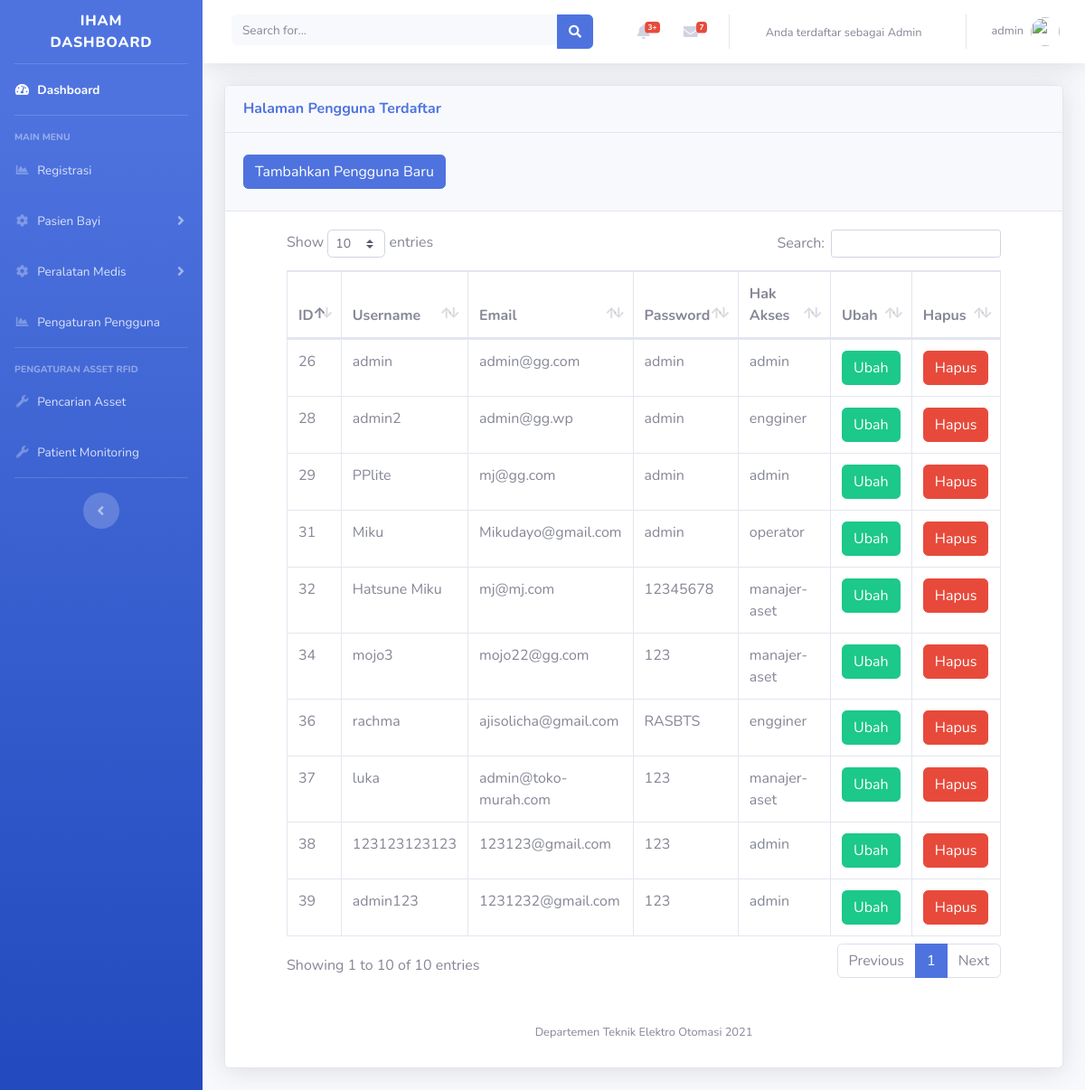
The app's page /admin/pengaturan-pengguna.php (signed in) with its own data.
### tables this page shows
CREATE TABLE `register` (
  `id` int(11) NOT NULL,
  `username` varchar(50) NOT NULL,
  `email` varchar(50) NOT NULL,
  `password` varchar(50) NOT NULL,
  `usertype` varchar(20) NOT NULL
);

### admin/halaman/register.php (the view, shortened to what this page needs)
<div class="container-fluid">
<div class="card shadow mb-4">
  <div class="card-header py-3">
    <h6 class="m-0 font-weight-bold text-primary">Halaman Pengguna Terdaftar
    </h6>
  </div>
  <div class="card-header py-4">
  <button type="button" class="btn btn-primary" data-toggle="modal" data-target="#addadminprofile">
              Tambahkan Pengguna Baru
            </button>
  </div>
<div class="container-fluid">
<div class="container-fluid">
<div class="card-body">
<div class="table-responsive">
    <?php
    $query = "SELECT * FROM register";
    $query_run = mysqli_query($connection, $query);
    ?>
      <table class="table table-bordered" id="tabelpengguna" width="100%" cellspacing="0">
        <thead>
          <tr>
            <th>ID </th>
            <th>Username</th>
            <th>Email</th>
            <th>Password</th>
            <th>Hak Akses</th>
            <th>Ubah</th>
            <th>Hapus</th>
          </tr>
        </thead>
        <tbody>
        <?php
        if(mysqli_num_rows($query_run) >0 )
        {
          while($row = mysqli_fetch_assoc($query_run))
          {
            ?>
          <tr>
          <td><?php echo $row['id']; ?></td>
            <td><?php echo $row['username']; ?></td>
            <td><?php echo $row['email']; ?></td>
            <td><?php echo $row['password']; ?></td>
            <td><?php echo $row['usertype']; ?></td>
            <td>
                      <button type="button" class="btn btn-success editbtn">Ubah</button>
            </td>
            <td>
                <button type="submit" name="delete_btn" class="btn btn-danger deletebtn">Hapus</button>
            </td>
            </div>
            <div class="container-fluid">
          <?php
          }
        }
        else {
          echo "Data tidak ditemukan";
        }
        ?>
    </div>
  </div>
</div>
</div>
<div class="container-fluid">
<div class="container-fluid">

### admin/includes/header.php (shortened to what this page needs)
<!DOCTYPE html>
<html lang="en">
<head>
  <link href="vendor/fontawesome-free/css/all.min.css" rel="stylesheet" type="text/css">
  <link href="css/sb-admin-2.min.css" rel="stylesheet">
  <link href="css/tambahan.css" rel="stylesheet">
</head>
<body id="page-top">
  <div id="wrapper">

### admin/includes/navbar.php (shortened to what this page needs)
   <ul class="navbar-nav bg-gradient-primary sidebar sidebar-dark accordion" id="accordionSidebar">
<a class="sidebar-brand d-flex align-items-center justify-content-center" href="index.php">
  <div class="sidebar-brand-text mx-3">IHAM Dashboard</div>
</a>
<hr class="sidebar-divider my-0">
<li class="nav-item active">
  <a class="nav-link" href="index.php">
    <i class="fas fa-fw fa-tachometer-alt"></i>
    <span>Dashboard</span></a>
</li>
<hr class="sidebar-divider">
<div class="sidebar-heading">
  Main Menu
</div>
<li class="nav-item">
  <a class="nav-link" href="registrasi.php">
    <i class="fas fa-fw fa-chart-area"></i>
    <span>Registrasi</span></a>
</li>
<li class="nav-item">
  <a class="nav-link collapsed" href="#" data-toggle="collapse" data-target="#kolapsitem1" aria-expanded="true" aria-controls="kolapsitem1">
    <i class="fas fa-fw fa-cog"></i>
    <span>Pasien Bayi</span>
  </a>
</li>
<li class="nav-item">
  <a class="nav-link collapsed" href="#" data-toggle="collapse" data-target="#collapseTwo" aria-expanded="true" aria-controls="collapseTwo">
    <i class="fas fa-fw fa-cog"></i>
    <span>Peralatan Medis</span>
  </a>
</li>
<li class="nav-item">
  <a class="nav-link" href="pengaturan-pengguna.php">
    <i class="fas fa-fw fa-chart-area"></i>
    <span>Pengaturan Pengguna</span></a>
</li>
<hr class="sidebar-divider">
<div class="sidebar-heading">
  Pengaturan Asset RFID
</div>
<li class="nav-item">
  <a class="nav-link" href="baca-tag.php">
    <i class="fas fa-fw fa-wrench"></i>
    <span>Pencarian Asset</span></a>
</li>
<li class="nav-item">
  <a class="nav-link" href="status-asset.php">
    <i class="fas fa-fw fa-wrench"></i>
    <span>Patient Monitoring</span></a>
</li>
<hr class="sidebar-divider d-none d-md-block">
<div class="text-center d-none d-md-inline">
  <button class="rounded-circle border-0" id="sidebarToggle"></button>
</div>
</ul>
    <div id="content-wrapper" class="d-flex flex-column">
      <div id="content">
        <nav class="navbar navbar-expand navbar-light bg-white topbar mb-4 static-top shadow">
          <form class="d-none d-sm-inline-block form-inline mr-auto ml-md-3 my-2 my-md-0 mw-100 navbar-search">
            <div class="input-group">
              <input type="text" class="form-control bg-light border-0 small" placeholder="Search for..." aria-label="Search" aria-describedby="basic-addon2">
              <div class="input-group-append">
                <button class="btn btn-primary" type="button">
                  <i class="fas fa-search fa-sm"></i>
                </button>
              </div>
            </div>
          </form>
          <ul class="navbar-nav ml-auto">
            <li class="nav-item dropdown no-arrow mx-1">
              <a class="nav-link dropdown-toggle" href="#" id="alertsDropdown" role="button" data-toggle="dropdown" aria-haspopup="true" aria-expanded="false">
                <i class="fas fa-bell fa-fw"></i>
                <span class="badge badge-danger badge-counter">3+</span>
              </a>
            </li>
            <li class="nav-item dropdown no-arrow mx-1">
              <a class="nav-link dropdown-toggle" href="#" id="messagesDropdown" role="button" data-toggle="dropdown" aria-haspopup="true" aria-expanded="false">
                <i class="fas fa-envelope fa-fw"></i>
                <span class="badge badge-danger badge-counter">7</span>
              </a>
            </li>
          <div class="container my-auto">
          <div class="copyright text-center my-auto">
            <span span class="mr-2 d-none d-lg-inline text-gray-600 small">
            Anda terdaftar sebagai <?php echo $_SESSION['usertype']; ?>
            </span>
          </div>
        </div>
            <li class="nav-item dropdown no-arrow">
              <a class="nav-link dropdown-toggle" href="#" id="userDropdown" role="button" data-toggle="dropdown" aria-haspopup="true" aria-expanded="false">
                <span class="mr-2 d-none d-lg-inline text-gray-600 small">
              <?php
               echo $_SESSION['username'];
              ?>
                </span>
                <img class="img-profile rounded-circle" src="https://source.unsplash.com/QAB-WJcbgJk/60x60">
              </a>
            </li>
          </ul>
        </nav>

### admin/pengaturan-pengguna.php (shortened to what this page needs)
<?php
include('includes/header.php');
include('includes/navbar.php');
include('database/dbconfig.php');
?>
<?php
if ($_SESSION['usertype']=="Admin")
{
    include('halaman/register.php');
}
?>
<?php
include('includes/scripts.php');
include('includes/footer.php');
?>

### admin/includes/scripts.php (shortened to what this page needs)
<link href="vendor/datatables/dataTables.bootstrap4.min.css" rel="stylesheet">
<link href="vendor/fontawesome-free/css/all.min.css" rel="stylesheet" type="text/css">

### admin/includes/footer.php
      <footer class="sticky-footer bg-white">
        <div class="container my-auto">
          <div class="copyright text-center my-auto">
            <span>Departemen Teknik Elektro Otomasi 2021</span>
          </div>
        </div>
      </footer>
      </div>
      </div>
    </div>
</body>
</html>

### records on screen
register: id "26", username "admin", email "admin@gg.com", password "admin", usertype "admin"
register: id "28", username "admin2", email "admin@gg.wp", password "admin", usertype "engginer"
register: id "29", username "PPlite", email "mj@gg.com", password "admin", usertype "admin"
register: id "31", username "Miku", email "Mikudayo@gmail.com", password "admin", usertype "operator"
register: id "32", username "Hatsune Miku", email "mj@mj.com", password "12345678", usertype "manajer-aset"
register: id "34", username "mojo3", email "mojo22@gg.com", password "123", usertype "manajer-aset"
register: id "36", username "rachma", email "ajisolicha@gmail.com", password "RASBTS", usertype "engginer"
register: id "37", username "luka", email "admin@toko-murah.com", password "123", usertype "manajer-aset"
register: id "38", username "123123123123", email "123123@gmail.com", password "123", usertype "admin"
register: id "39", username "admin123", email "1231232@gmail.com", password "123", usertype "admin"

### other values on screen
$_SESSION['usertype'] "Admin"
$_SESSION['username'] "admin"
